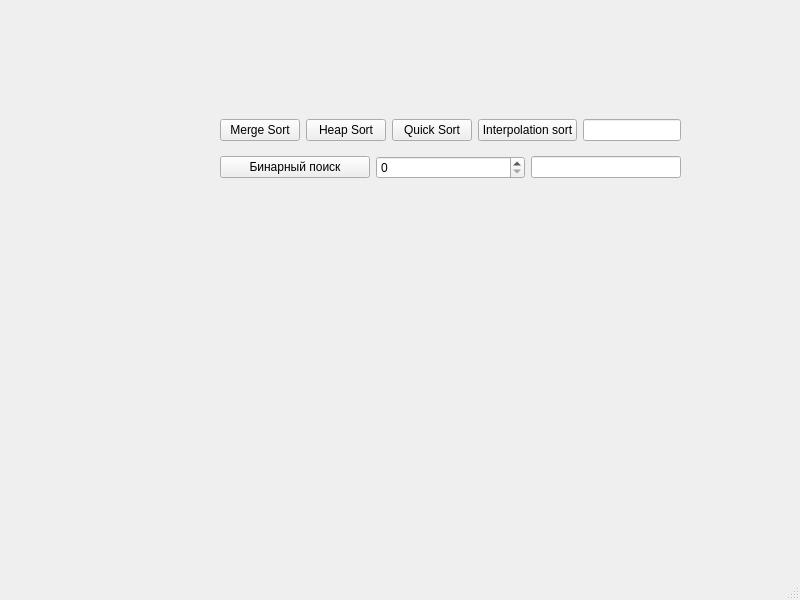
<?xml version="1.0" encoding="UTF-8"?>
<ui version="4.0">
 <class>MainWindow</class>
 <widget class="QMainWindow" name="MainWindow">
  <property name="geometry">
   <rect>
    <x>0</x>
    <y>0</y>
    <width>800</width>
    <height>600</height>
   </rect>
  </property>
  <property name="windowTitle">
   <string>Sorts v.1</string>
  </property>
  <widget class="QWidget" name="centralwidget">
   <widget class="QWidget" name="verticalLayoutWidget">
    <property name="geometry">
     <rect>
      <x>220</x>
      <y>110</y>
      <width>461</width>
      <height>80</height>
     </rect>
    </property>
    <layout class="QVBoxLayout" name="verticalLayout">
     <item>
      <layout class="QHBoxLayout" name="horizontalLayout">
       <item>
        <widget class="QPushButton" name="MergeSortPushButton">
         <property name="text">
          <string>Merge Sort</string>
         </property>
        </widget>
       </item>
       <item>
        <widget class="QPushButton" name="HeapSortPushButton">
         <property name="text">
          <string>Heap Sort</string>
         </property>
        </widget>
       </item>
       <item>
        <widget class="QPushButton" name="QuickSortPushButton">
         <property name="text">
          <string>Quick Sort</string>
         </property>
        </widget>
       </item>
       <item>
        <widget class="QPushButton" name="InterpolationSortPushButton">
         <property name="text">
          <string>Interpolation sort</string>
         </property>
        </widget>
       </item>
       <item>
        <widget class="QLineEdit" name="timeLineEdit">
         <property name="readOnly">
          <bool>true</bool>
         </property>
        </widget>
       </item>
      </layout>
     </item>
     <item>
      <layout class="QHBoxLayout" name="horizontalLayout_2">
       <item>
        <widget class="QPushButton" name="BinarySearchPushButton">
         <property name="text">
          <string>Бинарный поиск</string>
         </property>
        </widget>
       </item>
       <item>
        <widget class="QSpinBox" name="searchSpinBox"/>
       </item>
       <item>
        <widget class="QLineEdit" name="indexLineEdit">
         <property name="sizePolicy">
          <sizepolicy hsizetype="Maximum" vsizetype="Fixed">
           <horstretch>0</horstretch>
           <verstretch>0</verstretch>
          </sizepolicy>
         </property>
         <property name="maximumSize">
          <size>
           <width>160</width>
           <height>16777215</height>
          </size>
         </property>
         <property name="readOnly">
          <bool>true</bool>
         </property>
        </widget>
       </item>
      </layout>
     </item>
    </layout>
   </widget>
  </widget>
  <widget class="QMenuBar" name="menubar">
   <property name="geometry">
    <rect>
     <x>0</x>
     <y>0</y>
     <width>800</width>
     <height>22</height>
    </rect>
   </property>
  </widget>
  <widget class="QStatusBar" name="statusbar"/>
 </widget>
 <resources/>
 <connections/>
</ui>
